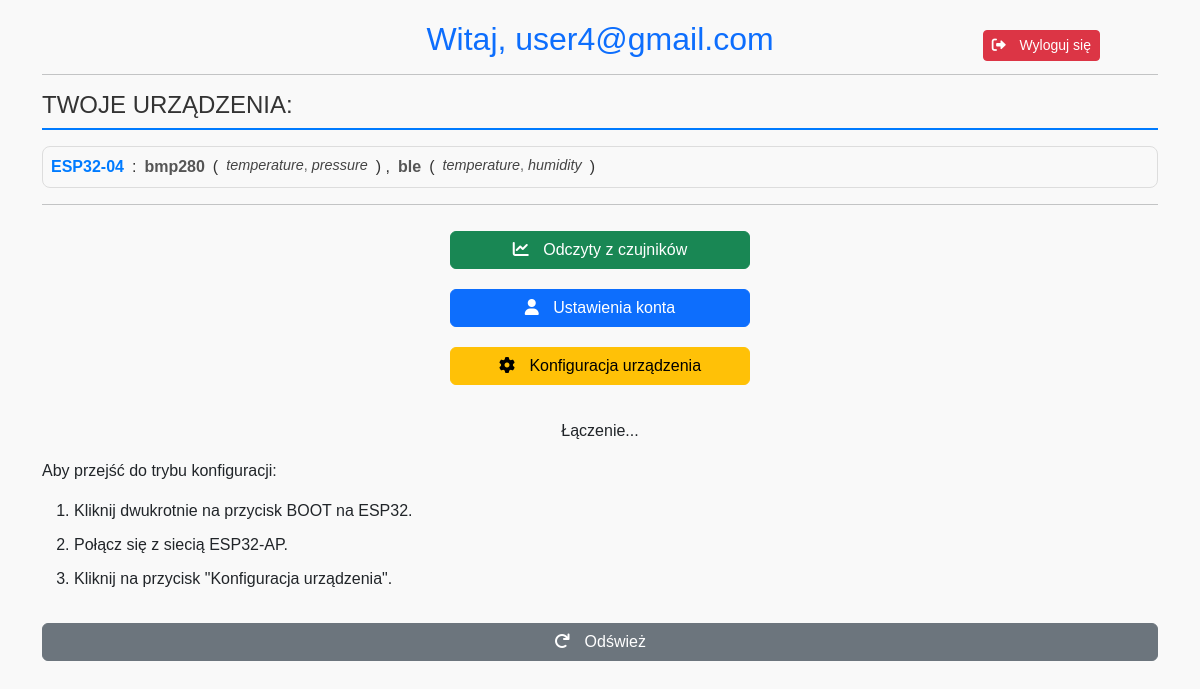
/index (signed in), run on an earlier commit of the app's database.
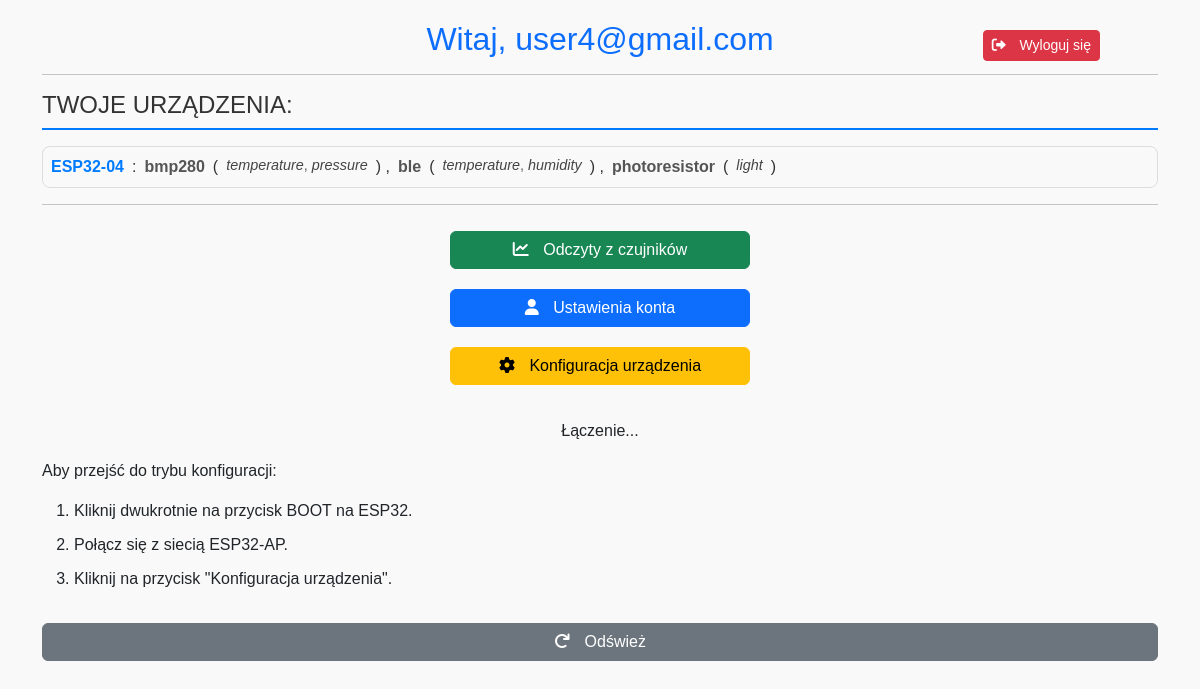
And on a later commit of the database.
### tables this page shows
CREATE TABLE users (
        id INTEGER PRIMARY KEY AUTOINCREMENT,
        email TEXT UNIQUE NOT NULL,
        password TEXT NOT NULL
    );

CREATE TABLE devices (
        id INTEGER PRIMARY KEY AUTOINCREMENT,
        user_id INTEGER NOT NULL,
        device_id TEXT UNIQUE NOT NULL,
        status TEXT DEFAULT 'active',
        registration_date DATETIME DEFAULT CURRENT_TIMESTAMP,
        FOREIGN KEY(user_id) REFERENCES users(id) ON DELETE CASCADE
    );

CREATE TABLE sensors (
        id INTEGER PRIMARY KEY AUTOINCREMENT,
        user_id INTEGER NOT NULL,
        device_id TEXT NOT NULL,
        sensor_type TEXT NOT NULL,
        FOREIGN KEY(user_id) REFERENCES users(id) ON DELETE CASCADE,
        FOREIGN KEY(device_id) REFERENCES devices(device_id) ON DELETE CASCADE
    );

CREATE TABLE metrics (
        id INTEGER PRIMARY KEY AUTOINCREMENT,
        user_id INTEGER NOT NULL,
        device_id TEXT NOT NULL,
        sensor_type TEXT NOT NULL,
        metric TEXT NOT NULL,
        FOREIGN KEY(user_id) REFERENCES users(id) ON DELETE CASCADE,
        FOREIGN KEY(device_id) REFERENCES devices(device_id) ON DELETE CASCADE,
        FOREIGN KEY(sensor_type) REFERENCES sensors(sensor_type) ON DELETE CASCADE
    );

### app/routes/devices.py (the view)
@devices_bp.route('/index', methods=['GET'])
def index():
    if 'user_id' not in session:
        return redirect(url_for('auth.login'))
    user_id = session['user_id']
    conn = get_db_connection()
    cursor = conn.cursor()
    cursor.execute('SELECT email FROM users WHERE id = ?', (user_id,))
    user_email = cursor.fetchone()['email']
    cursor.execute('SELECT device_id FROM devices WHERE user_id = ?', (user_id,))
    devices = [row['device_id'] for row in cursor.fetchall()]
    sensors = {}
    for device in devices:
        cursor.execute('SELECT sensor_type FROM sensors WHERE user_id = ? AND device_id = ?', (user_id, device))
        sensors[device] = {}
        for row in cursor.fetchall():
            sensor_type = row['sensor_type']
            cursor.execute(
                'SELECT metric FROM metrics WHERE user_id = ? AND device_id = ? AND sensor_type = ?',
                (user_id, device, sensor_type)
            )
            sensors[device][sensor_type] = [metric_row['metric'] for metric_row in cursor.fetchall()]
    print("Devices:", devices)
    print("Sensors:", sensors)
    cursor.execute('SELECT topic FROM subscriptions WHERE user_id = ?', (user_id,))
    subscriptions = [row['topic'] for row in cursor.fetchall()]
    conn.close()
    return render_template(
        'index.html',
        email=user_email,
        devices=devices,
        sensors=sensors,
        subscriptions=subscriptions
    )

### app/database.py (called while the page is built)
def get_db_connection():
    conn = sqlite3.connect('environment_monitor.db')
    conn.row_factory = sqlite3.Row  # Umożliwia dostęp do kolumn po nazwach
    return conn

### app/templates/index.html (shortened to what this page needs)
<!DOCTYPE html>
<html lang="en">
<head>
    <link href="https://cdn.jsdelivr.net/npm/bootstrap@5.3.0-alpha3/dist/css/bootstrap.min.css" rel="stylesheet">
    <link href="https://cdnjs.cloudflare.com/ajax/libs/font-awesome/6.0.0-beta3/css/all.min.css" rel="stylesheet">
    <link href="https://cdnjs.cloudflare.com/ajax/libs/font-awesome/6.0.0-beta3/css/all.min.css" rel="stylesheet">
</head>
<body>
    <div class="container">
        <div class="text-center">
            <h2 class="text-primary">Witaj, {{ email }}</h2>
        </div>
        <button onclick="logout()" class="btn btn-danger btn-sm btn-logout" style="position: fixed; right: 100px; top: 10px">
            <i class="fa-solid fa-right-from-bracket"></i>
            Wyloguj się
        </button>
        <hr>
        <h4 class="device-header">Twoje urządzenia:</h4>
        <div class="device-container">
            {% for device, device_sensors in sensors.items() %}
                <div class="device-item">
                    <strong class="device-name">{{ device }}</strong>:
                    {% for sensor, metric_list in device_sensors.items() %}
                        <span class="sensor-name">{{ sensor }}</span>
                        (<span class="metric-list">
                            {% for metric in metric_list %}
                                <span class="metric-item">{{ metric }}</span>{% if not loop.last %}, {% endif %}
                            {% endfor %}
                        </span>)
                        {% if not loop.last %}, {% endif %}
                    {% endfor %}
                </div>
            {% endfor %}
        </div>
        <hr>
        <div class="control-buttons">
            <button onclick="goToData()" class="btn btn-success">
                <i class="fa-solid fa-chart-line"></i>
                Odczyty z czujników
            </button>
            <button onclick="goToAccountSettings()" class="btn btn-primary">
                <i class="fa-solid fa-user"></i>
                Ustawienia konta
            </button>
            <button onclick="switchToConfig()" class="btn btn-warning">
                <i class="fa-solid fa-gear"></i>
                Konfiguracja urządzenia
            </button>
        </div>
        <div class="config-box mt-4">
            <div id="mode-status" class="text-center">Łączenie...</div>
            <div class="t-1 mt-3">
                <p>Aby przejść do trybu konfiguracji:</p>
                <ol>
                    <li>Kliknij dwukrotnie na przycisk BOOT na ESP32.</li>
                    <li>Połącz się z siecią ESP32-AP.</li>
                    <li>Kliknij na przycisk "Konfiguracja urządzenia".</li>
                </ol>
            </div>
            <button onclick="checkESP32Mode()" class="btn btn-secondary w-100 mt-3">
                <i class="fa-solid fa-arrow-rotate-right"></i>
                Odśwież
            </button>
        </div>
    </div>
</body>
</html>

### app/templates/index.html (style rules this page uses)
body { font-family: Arial, sans-serif; background-color: #f9f9f9; padding: 20px; }
h1, h2 { text-align: center; color: #333; }
li { margin-bottom: 10px; }
.btn-logout { margin-top: 20px; }
.control-buttons button { margin: 10px 0; }
.device-header { font-size: 1.5rem; color: #333; margin-bottom: 1rem; text-transform: uppercase; border-bottom: 2px solid #007bff; padding-bottom: 0.5rem; }
.device-container { display: flex; flex-direction: column; gap: 1rem; }
.device-item { font-size: 1rem; color: #333; display: flex; flex-wrap: wrap; gap: 0.5rem; background-color: #f9f9f9; padding: 0.5rem; border-radius: 8px; border: 1px solid #ddd; }
.device-name { font-weight: bold; color: #007bff; }
.sensor-name { font-weight: bold; color: #555; }
.metric-list { font-size: 0.9rem; color: #666; }
.metric-item { font-style: italic; color: #444; }
.control-buttons { display: flex; flex-direction: column; align-items: center; }
.control-buttons button { width: 300px; }
i { margin-right: 10px; }

What changed in the data, as far as the page shows it:
shown differently, row unchanged: sensors "ble": now shows ","
added sensors: sensor_type "photoresistor"
added metrics: metric "light", shown under "photoresistor"
